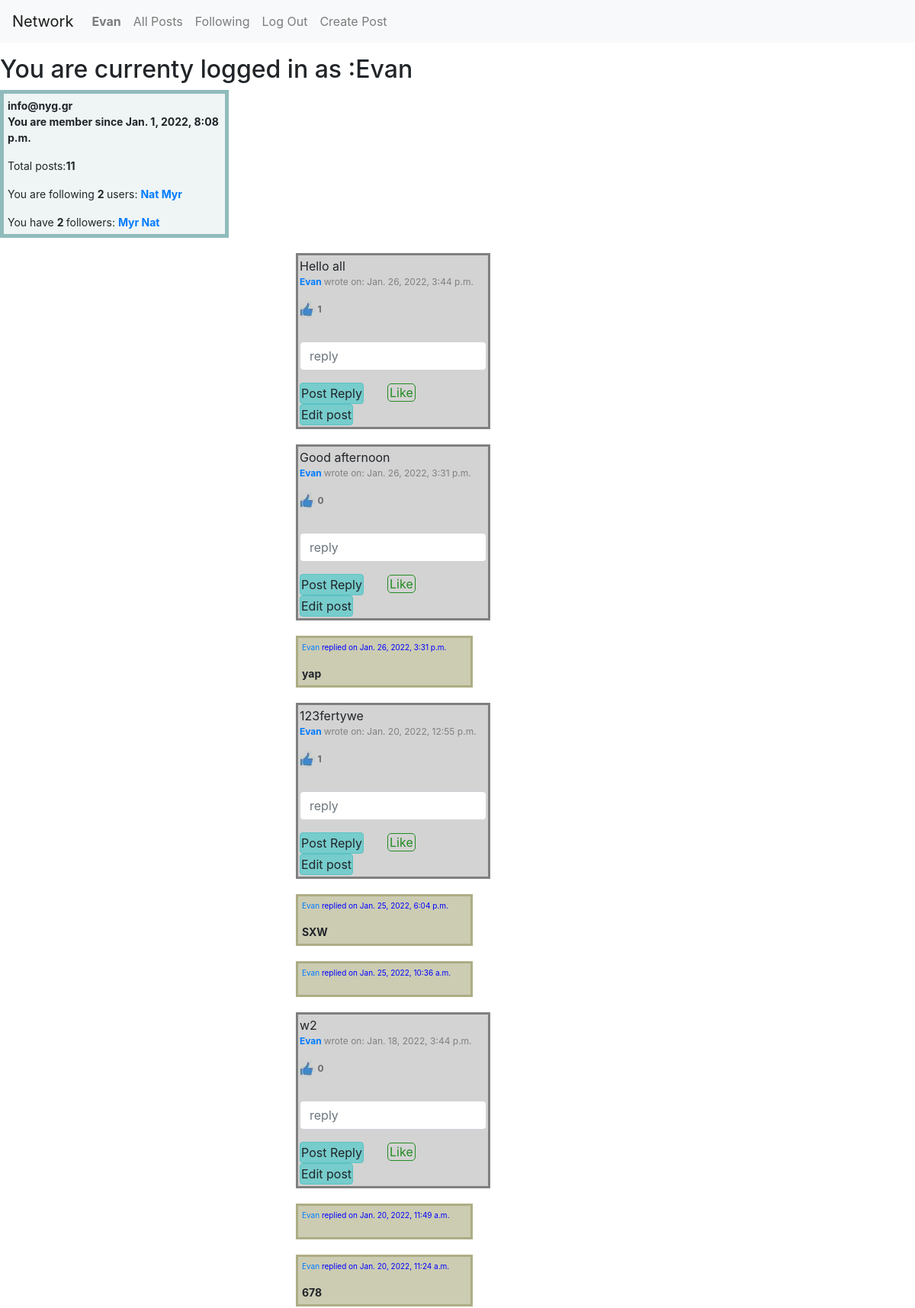
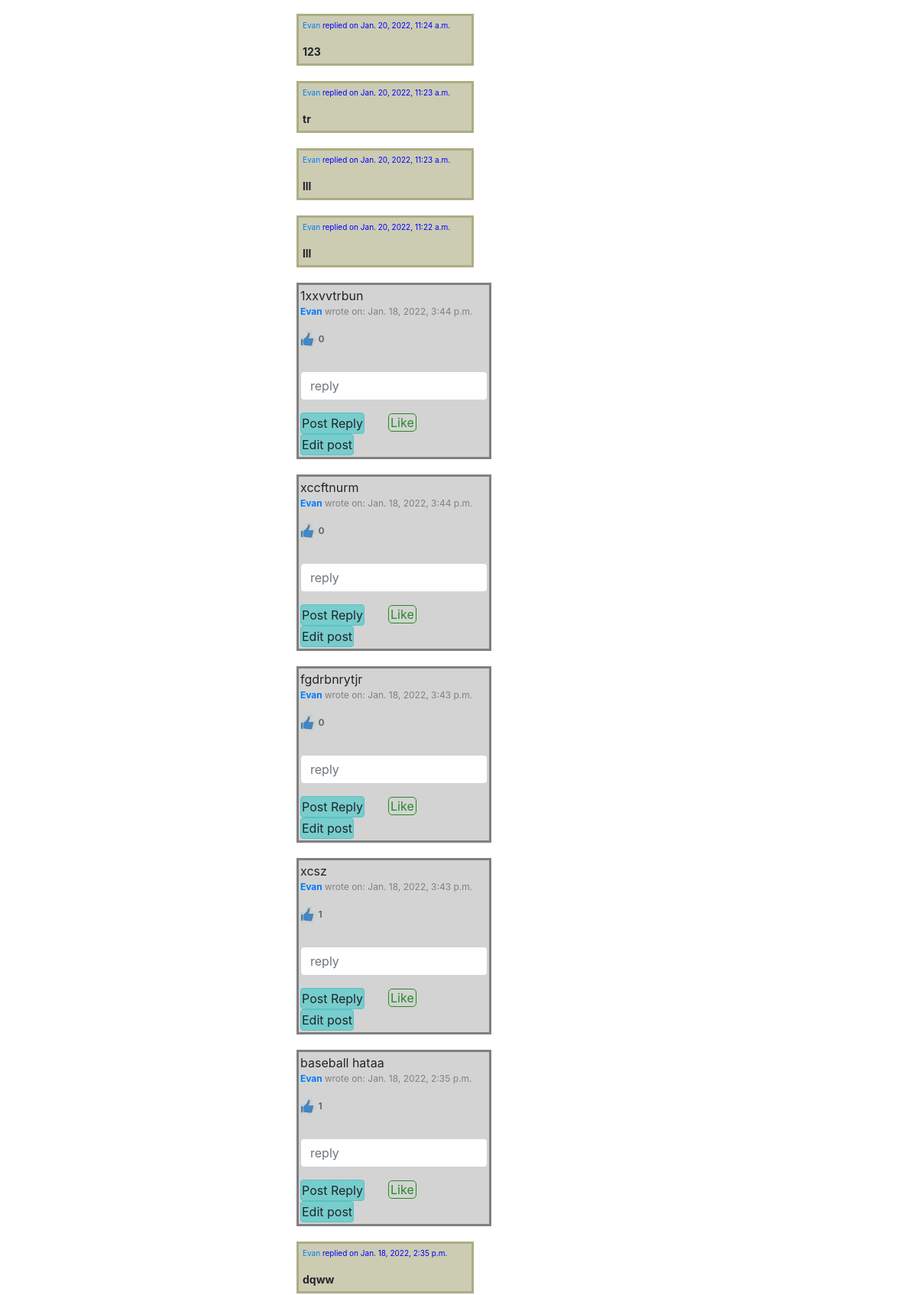
/profile/1 (signed in, upper part), run on the app's committed database (2 pictures, top to bottom).
### network/models.py (models this page shows, shortened)
class User(AbstractUser):
    email=models.EmailField(max_length=254)
    date_joined = models.DateTimeField(default=timezone.now)
    following = models.ManyToManyField("User", blank="TRUE", related_name="followers")
    def __str__(self):
        return f"{self.username}"

class Mypost(models.Model):
    description=models.CharField(max_length=300)
    created_date=models.DateTimeField(default=now, editable=False)
    owner=models.ForeignKey(User, on_delete=models.CASCADE, null="TRUE", blank="TRUE")
    likes = models.ManyToManyField(User, blank="TRUE", related_name="likers")
    objects = MypostManager()

class Reply(models.Model):
    reply_txt=models.CharField(max_length=150, blank="True")
    mypost_reply=models.ForeignKey(Mypost, on_delete=models.CASCADE, null="TRUE", blank="TRUE")
    created_date=models.DateTimeField(default=now, editable=False)
    lists = models.ManyToManyField(Mypost, blank="TRUE", related_name="replies")  # post_reply
    owner = models.ForeignKey(User, on_delete=models.CASCADE, null="TRUE", blank="TRUE")
    objects = ReplyManager()
    class Meta:
        ordering = ['-created_date']
    def __str__(self):
        return f"{self.reply_txt}"

### network/views.py (the view, shortened to what this page needs)
# urls.py: path("profile/<int:user_id>", views.profile, name="profile"),
@login_required
def profile(request, user_id):
    current_user = request.user
    targ_user = User.objects.get(id=user_id)
    user_posts=Mypost.objects.filter(owner_id=user_id).order_by('-created_date')
    user_posts_count=user_posts.count()
    page = paging(request, user_posts)
    myfollowinglist = current_user.followers.all()
    followinglist=targ_user.followers.all()
    followerslist=User.objects.filter(followers=user_id)
    no_of_followers=len(followerslist)
    no_of_following=len(followinglist)
    print(current_user,"Your followers are", followerslist)
    print(current_user,"You r following",myfollowinglist)
    if request.method == "POST" and "post_reply" in request.POST:
        reply_txt = request.POST["reply_txt"]
        mypost_reply = request.POST.get("post_id")
        reply(request, reply_txt, mypost_reply)
        return render(request, "network/profile.html", {"targ_user": targ_user,"count":page.count,"page":page})
    if request.method == "POST" and "load_post" in request.POST:
        post_to_load_id = request.POST.get("post_to_load_id")
        edit_post(request,post_to_load_id)
        post_to_load = Mypost.objects.get(pk=post_to_load_id)
        return render(request, "network/edit_post.html", {"post_to_load": post_to_load})
    if targ_user in followinglist:
        print(request.user,"you are following user", targ_user)
    created_date = timezone.now()
    page = paging(request, user_posts)
    if request.method=="POST" and "unfollow" in request.POST:
        targ_user.following.remove(current_user)
        followerslist = User.objects.filter(followers=user_id)
        no_of_followers = len(followerslist)
        print(current_user,"Now you are following", myfollowinglist)
        print(targ_user, "has these followers", followerslist)
        return render(request, "network/profile.html", {"targ_user": targ_user, "followinglist": followinglist,
                                                        "user_posts":user_posts,"user_posts_count":user_posts_count,
                                                        "no_of_following":no_of_following,"followerslist": followerslist,
                                                        "no_of_followers":no_of_followers, "myfollowinglist":myfollowinglist,"count":page.count,"page":page})
    else:
        return render(request, "network/profile.html", {"targ_user": targ_user, "followinglist": followinglist,
                                                        "user_posts":user_posts,"user_posts_count":user_posts_count,
                                                        "no_of_following":no_of_following,"followerslist": followerslist,
                                                        "no_of_followers":no_of_followers, "myfollowinglist":myfollowinglist,"count":page.count,"page":page})

### network/views.py (called while the page is built)
def paging(request,the_posts):
    post_paginator=Paginator(the_posts,10)
    page_num = request.GET.get("page")
    return post_paginator.get_page(page_num)

### network/templates/network/profile.html (shortened to what this page needs)
{% extends "network/layout.html" %}
{% load static %}
{% block body %}
{% ifequal request.user targ_user %}
 <h2>You are currenty logged in as :{{user.username}}</h2>
<div class= "prof"><strong> {{user.email}}</strong>
    <p><strong> You are member since {{user.date_joined}}</strong></p>
Total posts:<strong>{{user_posts_count}}</strong>
       You are following <strong>{{no_of_following}} </strong> users:
        {% for fol in followinglist %}
            <strong> <a href="{% url 'profile' fol.id %}" > {{fol.username}} </a></strong>
        {% endfor %}
          You have  <strong>{{no_of_followers}} </strong> followers:
        {% for fol in followerslist %}
      <strong> <a href="{% url 'profile' fol.id %}" > {{fol.username}} </a></strong>
        {% endfor %}
</div>
<p>
    {% endifequal %}
{% for user_post in  page.object_list %}
<section>
<ul>
<div class="post">{{user_post.description}}
    <p style= "color:grey; font-size:12px;"> <strong><a href="{% url 'profile' targ_user.id %}" > {{targ_user.username}} </strong></a> wrote on: {{user_post.created_date}} </p>
        {% if user_post.likes.all.count != 0 %}
    <p id="likes" style= "color:grey; font-size:12px;mix-blend-mode: multiply;"><img src="{% static  'network/images/like1.jpg' %}" alt="like image">
        <span><strong id="likescounter_{{post.id}}">{{ user_post.likes.all.count }}</strong></span>
        {% else %}
    <p id="likes" style= "color:grey; font-size:12px;mix-blend-mode: multiply;"><img src="{% static  'network/images/like1.jpg' %}" alt="like image">
        <span><strong id="likescounter_{{post.id}}">0</strong></span>
        {% endif %}
<form action="{% url 'profile' targ_user.id %}" method="post">
        <div class="form-group">
            <input class="form-control" autofocus style="margin-top:30px" type="text" name="reply_txt" placeholder="reply">
        </div>
    <input class="btn btn-primary" type="submit" name="post_reply" value="Post Reply">
                <div class="likes">
                        {% if request.user in post.likes.all %}
                        <span id="unlikebtn" class="likeunlike" data-id="{{post.id}}" onclick="return false" title="UNLIKE" >Unlike</span>
                        {% else %}
                        <span id="likebtn" class="likeunlike" data-id="{{post.id}}" onclick="return false"  title="LIKE">Like</span>
                        {% endif %}
                </div>
    {% ifequal user user_post.owner %}
     <form action="{% url 'edit_post' user_post.pk %}" method="post">
     <input class="btn btn-primary" name="load_post" type="submit" value="Edit post" >
    {%endifequal %}
</div>
</ul>
</section>
{% for rep in user_post.replies.all %}
 <ul>
        <div class="replies" ><p style= "color:blue; font-size:10px;"><a href="{% url 'profile' rep.owner_id %}">{{rep.owner}}</a>
            replied on {{rep.created_date}}</p> <strong>{{rep}} </strong> </div>
</ul>
{% endfor %}
    </div>
{% endfor %}
{% endblock %}

### network/templates/network/layout.html (shortened to what this page needs)
{% load static %}
<!DOCTYPE html>
<html lang="en">
    <head>
        <link rel="stylesheet" href="https://stackpath.bootstrapcdn.com/bootstrap/4.4.1/css/bootstrap.min.css">
        <link href="{% static 'network/styles.css' %}" rel="stylesheet">
    </head>
    <body>
        <nav class="navbar navbar-expand-lg navbar-light bg-light sticky-top">
            <a class="navbar-brand" href="{% url 'index' %}">Network</a>
            <div>
              <ul class="navbar-nav mr-auto">
                {% if user.is_authenticated %}
                    <li class="nav-item">
                        <a class="nav-link" href="{% url 'profile' user.id %}" ><strong>{{ user.username }}</strong></a>
                    </li>
                {% endif %}
                <li class="nav-item">
                  <a class="nav-link" href="{% url 'index' %}">All Posts</a>
                </li>
                {% if user.is_authenticated %}
                    <li class="nav-item">
                        <a class="nav-link" href="/following">Following</a>
                    </li>
                    <li class="nav-item">
                        <a class="nav-link" href="{% url 'logout' %}">Log Out</a>
                    </li>
                  <li class="nav-item">
                        <a class="nav-link" href="{% url 'create_post' %}">Create Post</a>
                    </li>
                {% endif %}
              </ul>
            </div>
          </nav>
        <div class="body">
            {% block body %}
            {% endblock %}
    </body>
</html>

### network/static/network/styles.css (style rules this page uses)
.post { border: 3px solid grey; background-color: lightgrey; font-size: 16px; min-height: 100px; width: 22%; padding: 2px; margin-bottom:20px; position: relative; left: 30%; }
.replies { border: 3px solid #adad85; background-color: #ccccb3; font-size: 14px; min-height: 10px; width: 20%; padding: 5px; margin-bottom:20px; position: relative; overflow: visible; left: 30%; }
.prof { border: 5px solid #90bbbb; background-color: #eff5f5; font-size: 14px; min-height: 10px; width: 25%; padding: 5px; margin-bottom:20px; position: relative; overflow: visible; left: 0%; }
.btn-primary, .btn-primary:hover, .btn-primary:active, .btn-primary:visited, .btn-primary:focus { color: #212529; background-color: #7cc; border-color: #5bc2c2; min-height: 5px; min-width: 2%; padding: 1px; position: relative; }
.likeunlike { border: 1px solid #228B22; color: #228B22; padding: 1px 2px; text-align: right; text-decoration: none; display: inline; font-size: 16px; margin: 1px 2px; cursor: pointer; left: 40%; border-radius: 5px; }
.likes { display: inline; width: 10%; height: 10%; margin: 5%; padding: 5%; }
#likebtn { border: 1px solid #228B22; color: #228B22; }

### data on the page
User: username "Evan", email "info@nyg.gr", date_joined "Jan. 1, 2022, 8:08 p.m."
User: username "Nat"
User: username "Myr"
Mypost: description "Hello all", created_date "Jan. 26, 2022, 3:44 p.m.", likes.all.count "1"
Mypost: description "Good afternoon", created_date "Jan. 26, 2022, 3:31 p.m."
Reply: owner "Evan", created_date "Jan. 26, 2022, 3:31 p.m.", reply_txt "yap"
Mypost: description "123fertywe", created_date "Jan. 20, 2022, 12:55 p.m.", likes.all.count "1"
Reply: owner "Evan", created_date "Jan. 25, 2022, 6:04 p.m.", reply_txt "SXW"
Reply: owner "Evan", created_date "Jan. 25, 2022, 10:36 a.m."
Mypost: description "w2", created_date "Jan. 18, 2022, 3:44 p.m."
Reply: owner "Evan", created_date "Jan. 20, 2022, 11:49 a.m."
Reply: owner "Evan", created_date "Jan. 20, 2022, 11:24 a.m.", reply_txt "678"
Reply: owner "Evan", created_date "Jan. 20, 2022, 11:24 a.m.", reply_txt "123"
Reply: owner "Evan", created_date "Jan. 20, 2022, 11:23 a.m.", reply_txt "tr"
Reply: owner "Evan", created_date "Jan. 20, 2022, 11:23 a.m.", reply_txt "lll"
Reply: owner "Evan", created_date "Jan. 20, 2022, 11:22 a.m.", reply_txt "lll"
Mypost: description "1xxvvtrbun", created_date "Jan. 18, 2022, 3:44 p.m."
Mypost: description "xccftnurm", created_date "Jan. 18, 2022, 3:44 p.m."
Mypost: description "fgdrbnrytjr", created_date "Jan. 18, 2022, 3:43 p.m."
Mypost: description "xcsz", created_date "Jan. 18, 2022, 3:43 p.m.", likes.all.count "1"
Mypost: description "baseball hataa", created_date "Jan. 18, 2022, 2:35 p.m.", likes.all.count "1"
Reply: owner "Evan", created_date "Jan. 18, 2022, 2:35 p.m.", reply_txt "dqww"

### other printed values
{{ user_posts_count }} "11"
{{ no_of_following }} "2"
{{ no_of_followers }} "2"
